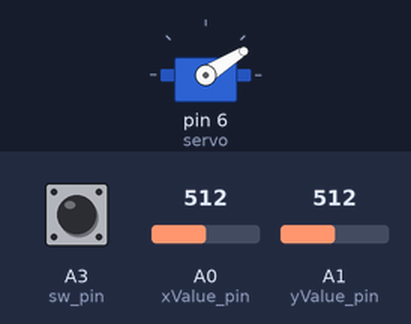
A sketch run on a simulated Arduino Uno, built with avr-gcc and run on an emulated ATmega328P. Parts: servo. The test bench sets the inputs (shaded band); at power-on: A1 (yValue_pin) = 512, A0 (xValue_pin) = 512, A3 (sw_pin) HIGH. What the sketch prints to the serial monitor is not drawn.

Above: at 1.2 s.
1.3 s: A1 (yValue_pin) set to 716
At 2.0 s:
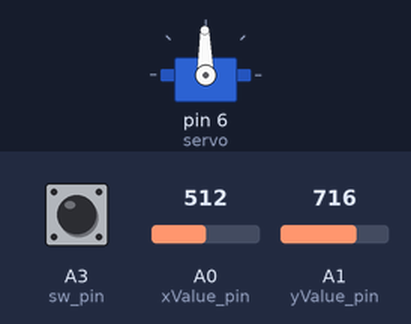
2.8 s: A1 (yValue_pin) set to 900
At 3.1 s:
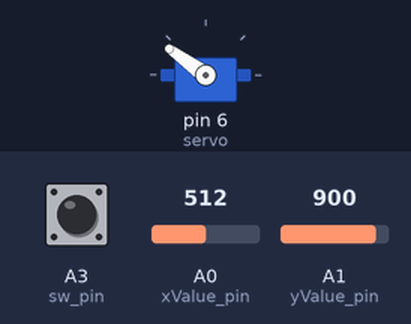
4.3 s: A1 (yValue_pin) set to 0
At 5.5 s:
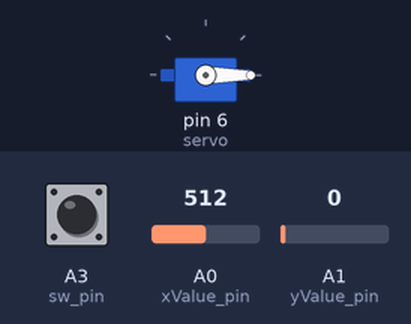
5.8 s: A1 (yValue_pin) set to 1023
At 6.6 s:
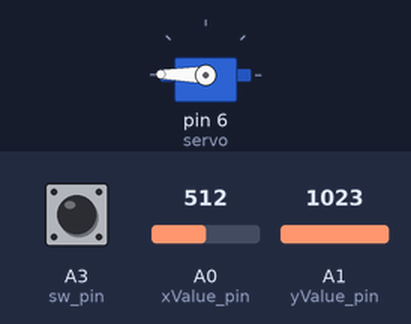
Timing chart, 0 to 8.8 s (numbered marks = the images above; inputs shaded):
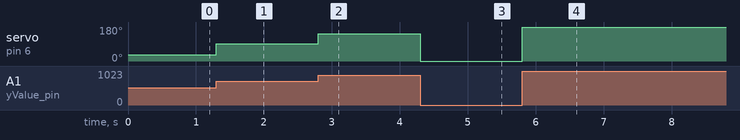

Measured:
- after the input at 1.3 s, servo on pin 6 (servo): 32° → 91° at once
- after the input at 2.8 s, servo on pin 6 (servo): 91° → 144° at once
- after the input at 4.3 s, servo on pin 6 (servo): 144° → 0° at once
- after the input at 5.8 s, servo on pin 6 (servo): 0° → 179° at once

The sketch:

21.0_Servo_and_JoyStick.ino
```cpp
#include <Servo.h>

Servo servo;

#define xValue_pin A0
#define yValue_pin A1
#define sw_pin     A3


void setup(){
  Serial.begin(115200);
  servo.attach(6);
  pinMode(xValue_pin, INPUT);
  pinMode(yValue_pin, INPUT);
  pinMode(sw_pin, INPUT);

}

void loop(){
  int x_value = map(analogRead(xValue_pin), 0, 1024, 0, 180);
  int y_value = map(analogRead(yValue_pin), 400, 1024, 0, 180);
  bool sw_value = digitalRead(sw_pin);
  Serial.print("X:");
  Serial.print(x_value);
  Serial.print(" ");
  Serial.print("Y:");
  Serial.print(y_value);

  Serial.println();

  servo.write(y_value);
  // // delay(1000);
  // servo.write(90);
  // // delay(1000);
  // for(int i=0; i<=180; i++){
  //   servo.write(i);
  //   delay(50);
  // }
  // for(int i=370; i>0; i--){
  //   servo.write(i);
  //   delay(50);
  // }

}
```
